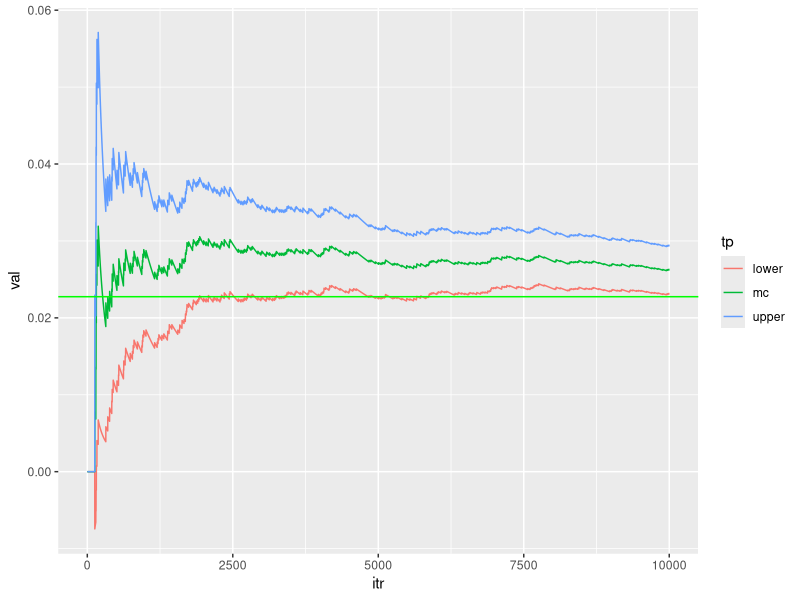
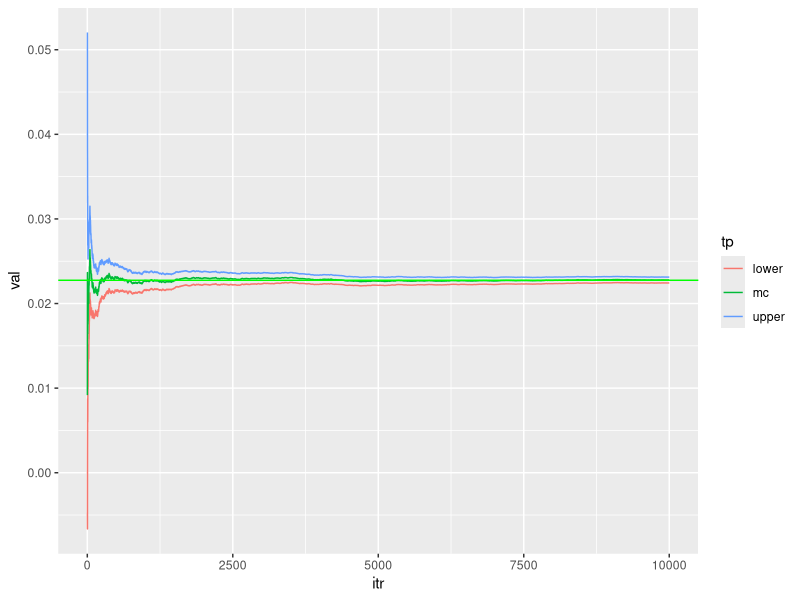
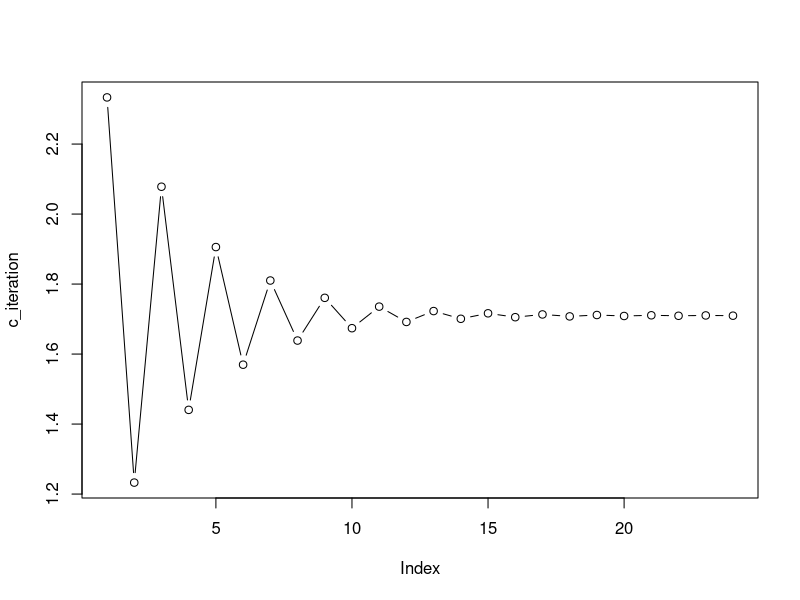
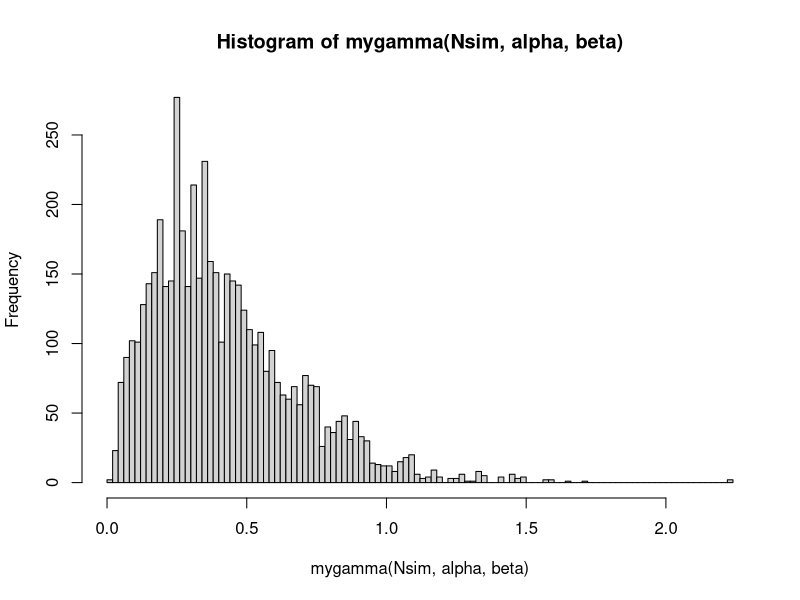

Write R code to recreate these figures, in order.
## ---- chunk 1
Nsim=10^4

indicator=function(x){
y=ifelse((x>2),1,0)
return(y)}

newdata<-rnorm(Nsim, 0,1 )

mc=c(); v=c(); upper=c(); lower=c()

for (j in 1:Nsim)
{
mc[j]=mean(indicator(newdata[1:j]))
v[j]=(j^{-1})*var(indicator(newdata[1:j]))
upper[j]=mc[j]+1.96*sqrt(v[j])
lower[j]=mc[j]-1.96*sqrt(v[j])
}

library(ggplot2)
values=c(mc,upper,lower)
type=c(rep("mc",Nsim),rep("upper",Nsim),rep("lower",Nsim))
iter=rep(seq(1:Nsim),3)
data=data.frame(val=values, tp=type, itr=iter)
Rcode<-ggplot(data,aes(itr,val,col=tp))+geom_line(size=0.5)
Rcode+geom_hline(yintercept=1-pnorm(2),color="green",size=0.5)
## ---- chunk 2
Nsim=10^4
normal_density=function(x)
{y=(1/sqrt(2*pi))*exp(-0.5*(x^2))
return(y)}
x=2-log(runif(Nsim))
ImpS=c(); v=c(); upper=c(); lower=c()
for (j in 1:Nsim)
{
ImpS[j]=mean(normal_density(x[1:j])/exp(-(x[1:j]-2)))
v[j]=(j^{-1})*var(normal_density(x[1:j])/exp(-(x[1:j]-2)))
upper[j]=ImpS[j]+1.96*sqrt(v[j])
lower[j]=ImpS[j]-1.96*sqrt(v[j])
}

library(ggplot2)
values=c(ImpS,upper,lower)
type=c(rep("mc",Nsim),rep("upper",Nsim),rep("lower",Nsim))
iter=rep(seq(1:Nsim),3)
data=data.frame(val=values, tp=type, itr=iter)
ggplot(data,aes(itr,val,col=tp))+geom_line(size=0.5)+
geom_hline(yintercept=1-pnorm(2),color="green",size=0.5)

## ---- chunk 3
f_firstorder=function(x){x^3-5}
f_secondorder=function(x){3*x}
x_old=1;tolerance=1e-3
max_its=2000;iteration=1;difference=2
c_iteration<-c() ## to collect numbers generated in the iteration process 
while(difference>tolerance & iteration<max_its){
  x_updated=x_old-(f_firstorder(x_old)/f_secondorder(x_old))
  difference=abs(x_updated-x_old);
  iteration=iteration+1;
  x_old=x_updated
  c_iteration<-c(c_iteration,x_updated)}

plot(c_iteration,type="b")
## ---- chunk 4
# Data generation
set.seed(123)
n=500
x1_norm<-rnorm(n)
x2_norm<-rnorm(n,3,4)
x3_norm<-rnorm(n,4,6)
x_combined<-cbind(1,x1_norm,x2_norm,x3_norm) # dimension: n*4
coefficients_new<-c(1,2,3,4)  #true regression coefficient
inv_logit<-function(x,b){exp(x%*%b)/(1+exp(x%*%b))}
prob_generated<-inv_logit(x_combined,coefficients_new)
y<-c()
for (i in 1:n) {y[i]<-rbinom(1,1,prob_generated[i])}

# Newton Raphson

#We need to set random starting values.
beta_old<-c(1,1,1,1)
tolerance=1e-3
max_its=2000;iteration=1;difference=2
W<-matrix(0,n,n)

while(difference>tolerance & iteration<max_its)
  {
  # The first order
  f_firstorder<-t(x_combined)%*%(y-inv_logit(x_combined,beta_old))
  # The second order
  diag(W) = inv_logit(x_combined,beta_old)*(1-inv_logit(x_combined,beta_old))
  f_secondorder<--t(x_combined)%*%W%*%x_combined
  # Calculate the beta_updated
  beta_updated=beta_old-(solve(f_secondorder)%*%f_firstorder)
  difference=max(abs(beta_updated-beta_old));
  iteration=iteration+1;
  beta_old=beta_updated}

beta_old

## ---- chunk 5
alpha=2.7; beta=6.3 # I randomly chose alpha and beta values for the target gamma function

Nsim=5000  ## define the number of iteration 

X=c(rgamma(1,1)) # initialize the chain from random starting numbers
mygamma<-function(Nsim,alpha,beta){
for (i in 2:Nsim){
  Y=rnorm(1)
  rho=dgamma(Y,alpha,beta)*dnorm(X[i-1])/(dgamma(X[i-1],alpha,beta)*dnorm(Y))
  X[i]=X[i-1] + (Y-X[i-1])*(runif(1)<rho)
}
X
}

hist(mygamma(Nsim,alpha,beta), breaks = 100)
